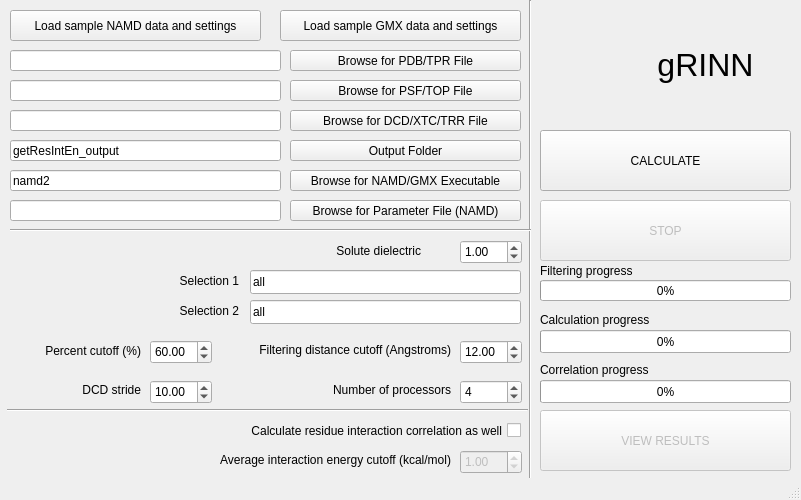
<?xml version="1.0" encoding="UTF-8"?>
<ui version="4.0">
 <class>MainWindow</class>
 <widget class="QMainWindow" name="MainWindow">
  <property name="geometry">
   <rect>
    <x>0</x>
    <y>0</y>
    <width>801</width>
    <height>500</height>
   </rect>
  </property>
  <property name="minimumSize">
   <size>
    <width>801</width>
    <height>0</height>
   </size>
  </property>
  <property name="maximumSize">
   <size>
    <width>801</width>
    <height>500</height>
   </size>
  </property>
  <property name="windowTitle">
   <string>gRINN: Get Residue Interaction Energies</string>
  </property>
  <property name="autoFillBackground">
   <bool>false</bool>
  </property>
  <widget class="QWidget" name="centralwidget">
   <widget class="QDoubleSpinBox" name="doubleSpinBox_filteringCutoff">
    <property name="geometry">
     <rect>
      <x>460</x>
      <y>340</y>
      <width>62</width>
      <height>24</height>
     </rect>
    </property>
    <property name="toolTip">
     <string>&lt;html&gt;&lt;head/&gt;&lt;body&gt;&lt;p&gt;For a residue pair to be selected for computations, their Centers of Mass must come closer than this value for at least the specified percent of the trajectory frames.&lt;/p&gt;&lt;/body&gt;&lt;/html&gt;</string>
    </property>
    <property name="value">
     <double>12.000000000000000</double>
    </property>
   </widget>
   <widget class="QLineEdit" name="lineEdit_residueGroup1">
    <property name="geometry">
     <rect>
      <x>250</x>
      <y>270</y>
      <width>271</width>
      <height>24</height>
     </rect>
    </property>
    <property name="toolTip">
     <string>&lt;html&gt;&lt;head/&gt;&lt;body&gt;&lt;p&gt;&lt;span style=&quot; font-weight:600;&quot;&gt;Selection 1 and Selection 2 &lt;/span&gt;&lt;span style=&quot; font-weight:400;&quot;&gt;define residue groups between which pairwise interaction energies will be computed. Use ProDy Atom Selection syntax. &lt;/span&gt;&lt;/p&gt;&lt;p&gt;&lt;a href=&quot;https://www.onursercinoglu.com&quot;&gt;&lt;span style=&quot; text-decoration: underline; color:#0000ff;&quot;&gt;More information is here.&lt;/span&gt;&lt;/a&gt;&lt;/p&gt;&lt;/body&gt;&lt;/html&gt;</string>
    </property>
    <property name="text">
     <string>all</string>
    </property>
   </widget>
   <widget class="QLineEdit" name="lineEdit_residueGroup2">
    <property name="geometry">
     <rect>
      <x>250</x>
      <y>300</y>
      <width>271</width>
      <height>24</height>
     </rect>
    </property>
    <property name="toolTip">
     <string>&lt;html&gt;&lt;head/&gt;&lt;body&gt;&lt;p&gt;&lt;span style=&quot; font-weight:600;&quot;&gt;Selection 1 and Selection 2 &lt;/span&gt;define residue groups between which pairwise interaction energies will be computed. Use ProDy Atom Selection syntax. &lt;/p&gt;&lt;p&gt;&lt;a href=&quot;https://www.onursercinoglu.com&quot;&gt;&lt;span style=&quot; text-decoration: underline; color:#0000ff;&quot;&gt;More information is here.&lt;/span&gt;&lt;/a&gt;&lt;/p&gt;&lt;/body&gt;&lt;/html&gt;</string>
    </property>
    <property name="text">
     <string>all</string>
    </property>
   </widget>
   <widget class="QLabel" name="label_4">
    <property name="geometry">
     <rect>
      <x>220</x>
      <y>340</y>
      <width>231</width>
      <height>20</height>
     </rect>
    </property>
    <property name="text">
     <string>Filtering distance cutoff (Angstroms)</string>
    </property>
    <property name="alignment">
     <set>Qt::AlignRight|Qt::AlignTrailing|Qt::AlignVCenter</set>
    </property>
   </widget>
   <widget class="QLabel" name="label_5">
    <property name="geometry">
     <rect>
      <x>-30</x>
      <y>340</y>
      <width>171</width>
      <height>21</height>
     </rect>
    </property>
    <property name="layoutDirection">
     <enum>Qt::RightToLeft</enum>
    </property>
    <property name="text">
     <string>Percent cutoff (%)</string>
    </property>
    <property name="alignment">
     <set>Qt::AlignRight|Qt::AlignTrailing|Qt::AlignVCenter</set>
    </property>
    <property name="wordWrap">
     <bool>true</bool>
    </property>
   </widget>
   <widget class="QDoubleSpinBox" name="doubleSpinBox_filteringPercent">
    <property name="geometry">
     <rect>
      <x>150</x>
      <y>340</y>
      <width>62</width>
      <height>24</height>
     </rect>
    </property>
    <property name="toolTip">
     <string>&lt;html&gt;&lt;head/&gt;&lt;body&gt;&lt;p&gt;For a residue pair to be selected for computations, their Centers of Mass must come closer than the filtering distance cutoff value for at least this percent of the trajectory frames.&lt;/p&gt;&lt;/body&gt;&lt;/html&gt;</string>
    </property>
    <property name="value">
     <double>60.000000000000000</double>
    </property>
   </widget>
   <widget class="QLabel" name="label_6">
    <property name="geometry">
     <rect>
      <x>-20</x>
      <y>380</y>
      <width>161</width>
      <height>20</height>
     </rect>
    </property>
    <property name="layoutDirection">
     <enum>Qt::RightToLeft</enum>
    </property>
    <property name="text">
     <string>DCD stride</string>
    </property>
    <property name="alignment">
     <set>Qt::AlignRight|Qt::AlignTrailing|Qt::AlignVCenter</set>
    </property>
   </widget>
   <widget class="QSpinBox" name="spinBox_numProcessors">
    <property name="geometry">
     <rect>
      <x>460</x>
      <y>380</y>
      <width>62</width>
      <height>24</height>
     </rect>
    </property>
    <property name="toolTip">
     <string>&lt;html&gt;&lt;head/&gt;&lt;body&gt;&lt;p&gt;Number of processors to use for the calculation.&lt;/p&gt;&lt;/body&gt;&lt;/html&gt;</string>
    </property>
    <property name="value">
     <number>4</number>
    </property>
   </widget>
   <widget class="QLabel" name="label_7">
    <property name="geometry">
     <rect>
      <x>300</x>
      <y>380</y>
      <width>151</width>
      <height>20</height>
     </rect>
    </property>
    <property name="text">
     <string>&lt;html&gt;&lt;head/&gt;&lt;body&gt;&lt;p&gt;Number of processors&lt;/p&gt;&lt;/body&gt;&lt;/html&gt;</string>
    </property>
    <property name="alignment">
     <set>Qt::AlignRight|Qt::AlignTrailing|Qt::AlignVCenter</set>
    </property>
   </widget>
   <widget class="QPushButton" name="pushButton_Calculate">
    <property name="geometry">
     <rect>
      <x>540</x>
      <y>130</y>
      <width>251</width>
      <height>61</height>
     </rect>
    </property>
    <property name="text">
     <string>CALCULATE</string>
    </property>
   </widget>
   <widget class="QProgressBar" name="progressBar_filtering">
    <property name="geometry">
     <rect>
      <x>540</x>
      <y>280</y>
      <width>251</width>
      <height>21</height>
     </rect>
    </property>
    <property name="value">
     <number>0</number>
    </property>
   </widget>
   <widget class="QProgressBar" name="progressBar_calculation">
    <property name="geometry">
     <rect>
      <x>540</x>
      <y>330</y>
      <width>251</width>
      <height>23</height>
     </rect>
    </property>
    <property name="value">
     <number>0</number>
    </property>
   </widget>
   <widget class="QPushButton" name="pushButton_Stop">
    <property name="enabled">
     <bool>false</bool>
    </property>
    <property name="geometry">
     <rect>
      <x>540</x>
      <y>200</y>
      <width>251</width>
      <height>61</height>
     </rect>
    </property>
    <property name="text">
     <string>STOP</string>
    </property>
   </widget>
   <widget class="QLabel" name="labelFiltering">
    <property name="geometry">
     <rect>
      <x>540</x>
      <y>260</y>
      <width>251</width>
      <height>21</height>
     </rect>
    </property>
    <property name="text">
     <string>Filtering progress</string>
    </property>
    <property name="alignment">
     <set>Qt::AlignLeading|Qt::AlignLeft|Qt::AlignVCenter</set>
    </property>
   </widget>
   <widget class="QLabel" name="labelCalculation">
    <property name="geometry">
     <rect>
      <x>540</x>
      <y>310</y>
      <width>251</width>
      <height>20</height>
     </rect>
    </property>
    <property name="text">
     <string>Calculation progress</string>
    </property>
    <property name="alignment">
     <set>Qt::AlignLeading|Qt::AlignLeft|Qt::AlignVCenter</set>
    </property>
   </widget>
   <widget class="Line" name="line">
    <property name="geometry">
     <rect>
      <x>520</x>
      <y>0</y>
      <width>21</width>
      <height>491</height>
     </rect>
    </property>
    <property name="orientation">
     <enum>Qt::Vertical</enum>
    </property>
   </widget>
   <widget class="QLineEdit" name="lineEdit_pdb">
    <property name="geometry">
     <rect>
      <x>10</x>
      <y>50</y>
      <width>271</width>
      <height>21</height>
     </rect>
    </property>
    <property name="text">
     <string/>
    </property>
   </widget>
   <widget class="QLineEdit" name="lineEdit_psf">
    <property name="geometry">
     <rect>
      <x>10</x>
      <y>80</y>
      <width>271</width>
      <height>21</height>
     </rect>
    </property>
    <property name="text">
     <string/>
    </property>
   </widget>
   <widget class="QLineEdit" name="lineEdit_dcd">
    <property name="geometry">
     <rect>
      <x>10</x>
      <y>110</y>
      <width>271</width>
      <height>21</height>
     </rect>
    </property>
    <property name="text">
     <string/>
    </property>
   </widget>
   <widget class="QLineEdit" name="lineEdit_outputFolder">
    <property name="geometry">
     <rect>
      <x>10</x>
      <y>140</y>
      <width>271</width>
      <height>21</height>
     </rect>
    </property>
    <property name="text">
     <string>getResIntEn_output</string>
    </property>
   </widget>
   <widget class="QLineEdit" name="lineEdit_namd2">
    <property name="geometry">
     <rect>
      <x>10</x>
      <y>170</y>
      <width>271</width>
      <height>21</height>
     </rect>
    </property>
    <property name="text">
     <string>namd2</string>
    </property>
   </widget>
   <widget class="QPushButton" name="pushButton_browsePDB">
    <property name="geometry">
     <rect>
      <x>290</x>
      <y>50</y>
      <width>231</width>
      <height>21</height>
     </rect>
    </property>
    <property name="toolTip">
     <string>&lt;html&gt;&lt;head/&gt;&lt;body&gt;&lt;p&gt;&lt;span style=&quot; font-weight:600;&quot;&gt;NAMD Users: &lt;/span&gt;&lt;span style=&quot; font-weight:400;&quot;&gt;Select the Protein Data Bank (PDB) file describing your system here.&lt;/span&gt;&lt;/p&gt;&lt;p&gt;&lt;span style=&quot; font-weight:600;&quot;&gt;Gromacs Users: &lt;/span&gt;&lt;span style=&quot; font-weight:400;&quot;&gt;Select the &amp;quot;run input file&amp;quot; (TPR) that you've used for simulation.&lt;/span&gt;&lt;/p&gt;&lt;/body&gt;&lt;/html&gt;</string>
    </property>
    <property name="toolTipDuration">
     <number>10</number>
    </property>
    <property name="text">
     <string>Browse for PDB/TPR File</string>
    </property>
   </widget>
   <widget class="QPushButton" name="pushButton_browsePSF">
    <property name="geometry">
     <rect>
      <x>290</x>
      <y>80</y>
      <width>231</width>
      <height>21</height>
     </rect>
    </property>
    <property name="toolTip">
     <string>&lt;html&gt;&lt;head/&gt;&lt;body&gt;&lt;p&gt;&lt;span style=&quot; font-weight:600;&quot;&gt;NAMD Users: &lt;/span&gt;&lt;span style=&quot; font-weight:400;&quot;&gt;Select the Protein Structure File (PSF) here.&lt;/span&gt;&lt;/p&gt;&lt;p&gt;&lt;span style=&quot; font-weight:600;&quot;&gt;Gromacs Users: &lt;/span&gt;&lt;span style=&quot; font-weight:400;&quot;&gt;Select the topology file (TOP) that you used for simulation.&lt;/span&gt;&lt;/p&gt;&lt;/body&gt;&lt;/html&gt;</string>
    </property>
    <property name="text">
     <string>Browse for PSF/TOP File</string>
    </property>
   </widget>
   <widget class="QPushButton" name="pushButton_browseDCD">
    <property name="geometry">
     <rect>
      <x>290</x>
      <y>110</y>
      <width>231</width>
      <height>21</height>
     </rect>
    </property>
    <property name="toolTip">
     <string>&lt;html&gt;&lt;head/&gt;&lt;body&gt;&lt;p&gt;&lt;span style=&quot; font-weight:600;&quot;&gt;NAMD Users: &lt;/span&gt;&lt;span style=&quot; font-weight:400;&quot;&gt;Select the DCD file containing your simulation trajectory here.&lt;/span&gt;&lt;/p&gt;&lt;p&gt;&lt;span style=&quot; font-weight:600;&quot;&gt;Gromacs Users: &lt;/span&gt;&lt;span style=&quot; font-weight:400;&quot;&gt;Select the XTC or TRR file containing your simulation trajectory here.&lt;/span&gt;&lt;/p&gt;&lt;/body&gt;&lt;/html&gt;</string>
    </property>
    <property name="text">
     <string>Browse for DCD/XTC/TRR File</string>
    </property>
   </widget>
   <widget class="QPushButton" name="pushButton_browseOutputFolder">
    <property name="geometry">
     <rect>
      <x>290</x>
      <y>140</y>
      <width>231</width>
      <height>21</height>
     </rect>
    </property>
    <property name="toolTip">
     <string>&lt;html&gt;&lt;head/&gt;&lt;body&gt;&lt;p&gt;This is the full path to the folder where you wish to store calculation results. &lt;/p&gt;&lt;p&gt;The path must not exist prior to calculation; it is going to be created by gRINN.&lt;/p&gt;&lt;/body&gt;&lt;/html&gt;</string>
    </property>
    <property name="text">
     <string>Output Folder</string>
    </property>
   </widget>
   <widget class="QPushButton" name="pushButton_BrowseNAMD">
    <property name="geometry">
     <rect>
      <x>290</x>
      <y>170</y>
      <width>231</width>
      <height>21</height>
     </rect>
    </property>
    <property name="toolTip">
     <string>&lt;html&gt;&lt;head/&gt;&lt;body&gt;&lt;p&gt;Select the full path to the NAMD or GMX executable here.&lt;/p&gt;&lt;p&gt;Leave it empty if &lt;span style=&quot; font-weight:600;&quot;&gt;namd2 &lt;/span&gt;&lt;span style=&quot; font-weight:400;&quot;&gt;or &lt;/span&gt;&lt;span style=&quot; font-weight:600;&quot;&gt;gmx &lt;/span&gt;&lt;span style=&quot; font-weight:400;&quot;&gt;is already in the executable search path of your system.&lt;/span&gt;&lt;/p&gt;&lt;/body&gt;&lt;/html&gt;</string>
    </property>
    <property name="text">
     <string>Browse for NAMD/GMX Executable</string>
    </property>
   </widget>
   <widget class="QCheckBox" name="checkBox_interactionCorrelation">
    <property name="geometry">
     <rect>
      <x>190</x>
      <y>420</y>
      <width>331</width>
      <height>21</height>
     </rect>
    </property>
    <property name="layoutDirection">
     <enum>Qt::RightToLeft</enum>
    </property>
    <property name="text">
     <string>Calculate residue interaction correlation as well</string>
    </property>
   </widget>
   <widget class="QPushButton" name="pushButton_BrowseParameterFile">
    <property name="geometry">
     <rect>
      <x>290</x>
      <y>200</y>
      <width>231</width>
      <height>21</height>
     </rect>
    </property>
    <property name="text">
     <string>Browse for Parameter File (NAMD)</string>
    </property>
   </widget>
   <widget class="QLineEdit" name="lineEdit_parameterFile">
    <property name="geometry">
     <rect>
      <x>10</x>
      <y>200</y>
      <width>271</width>
      <height>21</height>
     </rect>
    </property>
    <property name="text">
     <string/>
    </property>
   </widget>
   <widget class="Line" name="line_2">
    <property name="geometry">
     <rect>
      <x>7</x>
      <y>400</y>
      <width>521</width>
      <height>20</height>
     </rect>
    </property>
    <property name="orientation">
     <enum>Qt::Horizontal</enum>
    </property>
   </widget>
   <widget class="QDoubleSpinBox" name="doubleSpinBox_AverageIntEnCutoff">
    <property name="enabled">
     <bool>false</bool>
    </property>
    <property name="geometry">
     <rect>
      <x>460</x>
      <y>450</y>
      <width>62</width>
      <height>24</height>
     </rect>
    </property>
    <property name="decimals">
     <number>2</number>
    </property>
    <property name="maximum">
     <double>100.000000000000000</double>
    </property>
    <property name="singleStep">
     <double>0.010000000000000</double>
    </property>
    <property name="value">
     <double>1.000000000000000</double>
    </property>
   </widget>
   <widget class="QLabel" name="label_PearsonCorrCutoff">
    <property name="geometry">
     <rect>
      <x>170</x>
      <y>450</y>
      <width>281</width>
      <height>20</height>
     </rect>
    </property>
    <property name="text">
     <string>Average interaction energy cutoff (kcal/mol)</string>
    </property>
    <property name="alignment">
     <set>Qt::AlignRight|Qt::AlignTrailing|Qt::AlignVCenter</set>
    </property>
   </widget>
   <widget class="QLabel" name="labelCorrelation">
    <property name="geometry">
     <rect>
      <x>540</x>
      <y>360</y>
      <width>251</width>
      <height>20</height>
     </rect>
    </property>
    <property name="text">
     <string>Correlation progress</string>
    </property>
    <property name="alignment">
     <set>Qt::AlignLeading|Qt::AlignLeft|Qt::AlignVCenter</set>
    </property>
   </widget>
   <widget class="QProgressBar" name="progressBar_correlation">
    <property name="geometry">
     <rect>
      <x>540</x>
      <y>380</y>
      <width>251</width>
      <height>23</height>
     </rect>
    </property>
    <property name="value">
     <number>0</number>
    </property>
   </widget>
   <widget class="QDoubleSpinBox" name="doubleSpinBox_dcdStride">
    <property name="geometry">
     <rect>
      <x>150</x>
      <y>380</y>
      <width>62</width>
      <height>24</height>
     </rect>
    </property>
    <property name="toolTip">
     <string>&lt;html&gt;&lt;head/&gt;&lt;body&gt;&lt;p&gt;If specified, a stride will be applied to the DCD frames, i.e. only 1 out of this many frames will be included in the calculation.&lt;/p&gt;&lt;/body&gt;&lt;/html&gt;</string>
    </property>
    <property name="maximum">
     <double>100000.000000000000000</double>
    </property>
    <property name="value">
     <double>10.000000000000000</double>
    </property>
   </widget>
   <widget class="QLabel" name="label">
    <property name="geometry">
     <rect>
      <x>130</x>
      <y>270</y>
      <width>109</width>
      <height>21</height>
     </rect>
    </property>
    <property name="text">
     <string>Selection 1</string>
    </property>
    <property name="alignment">
     <set>Qt::AlignRight|Qt::AlignTrailing|Qt::AlignVCenter</set>
    </property>
   </widget>
   <widget class="QLabel" name="label_2">
    <property name="geometry">
     <rect>
      <x>130</x>
      <y>300</y>
      <width>109</width>
      <height>21</height>
     </rect>
    </property>
    <property name="text">
     <string>Selection 2</string>
    </property>
    <property name="alignment">
     <set>Qt::AlignRight|Qt::AlignTrailing|Qt::AlignVCenter</set>
    </property>
   </widget>
   <widget class="QPushButton" name="pushButton_viewResults">
    <property name="enabled">
     <bool>false</bool>
    </property>
    <property name="geometry">
     <rect>
      <x>540</x>
      <y>410</y>
      <width>251</width>
      <height>61</height>
     </rect>
    </property>
    <property name="text">
     <string>VIEW RESULTS</string>
    </property>
   </widget>
   <widget class="Line" name="line_3">
    <property name="geometry">
     <rect>
      <x>10</x>
      <y>220</y>
      <width>521</width>
      <height>20</height>
     </rect>
    </property>
    <property name="orientation">
     <enum>Qt::Horizontal</enum>
    </property>
   </widget>
   <widget class="QLabel" name="label_8">
    <property name="geometry">
     <rect>
      <x>220</x>
      <y>240</y>
      <width>201</width>
      <height>21</height>
     </rect>
    </property>
    <property name="text">
     <string>Solute dielectric</string>
    </property>
    <property name="alignment">
     <set>Qt::AlignRight|Qt::AlignTrailing|Qt::AlignVCenter</set>
    </property>
   </widget>
   <widget class="QDoubleSpinBox" name="doubleSpinBox_soluteDielectric">
    <property name="enabled">
     <bool>true</bool>
    </property>
    <property name="geometry">
     <rect>
      <x>460</x>
      <y>240</y>
      <width>62</width>
      <height>24</height>
     </rect>
    </property>
    <property name="maximum">
     <double>80.000000000000000</double>
    </property>
    <property name="value">
     <double>1.000000000000000</double>
    </property>
   </widget>
   <widget class="QLabel" name="label_3">
    <property name="geometry">
     <rect>
      <x>540</x>
      <y>30</y>
      <width>71</width>
      <height>71</height>
     </rect>
    </property>
    <property name="text">
     <string/>
    </property>
    <property name="pixmap">
     <pixmap>clover.ico</pixmap>
    </property>
    <property name="scaledContents">
     <bool>true</bool>
    </property>
   </widget>
   <widget class="QLabel" name="label_9">
    <property name="geometry">
     <rect>
      <x>620</x>
      <y>30</y>
      <width>171</width>
      <height>71</height>
     </rect>
    </property>
    <property name="font">
     <font>
      <pointsize>36</pointsize>
     </font>
    </property>
    <property name="acceptDrops">
     <bool>true</bool>
    </property>
    <property name="text">
     <string>&lt;html&gt;&lt;head/&gt;&lt;body&gt;&lt;p&gt;&lt;span style=&quot; font-size:24pt;&quot;&gt;gRINN&lt;/span&gt;&lt;/p&gt;&lt;/body&gt;&lt;/html&gt;</string>
    </property>
    <property name="textFormat">
     <enum>Qt::RichText</enum>
    </property>
    <property name="alignment">
     <set>Qt::AlignCenter</set>
    </property>
    <property name="wordWrap">
     <bool>true</bool>
    </property>
   </widget>
   <widget class="QPushButton" name="pushButton_loadSampleNAMDdata">
    <property name="geometry">
     <rect>
      <x>10</x>
      <y>10</y>
      <width>251</width>
      <height>31</height>
     </rect>
    </property>
    <property name="toolTip">
     <string>&lt;html&gt;&lt;head/&gt;&lt;body&gt;&lt;p&gt;&lt;span style=&quot; font-weight:600;&quot;&gt;NAMD Users: &lt;/span&gt;&lt;span style=&quot; font-weight:400;&quot;&gt;Select the Protein Data Bank (PDB) file describing your system here.&lt;/span&gt;&lt;/p&gt;&lt;p&gt;&lt;span style=&quot; font-weight:600;&quot;&gt;Gromacs Users: &lt;/span&gt;&lt;span style=&quot; font-weight:400;&quot;&gt;Select the &amp;quot;run input file&amp;quot; (TPR) that you've used for simulation.&lt;/span&gt;&lt;/p&gt;&lt;/body&gt;&lt;/html&gt;</string>
    </property>
    <property name="toolTipDuration">
     <number>10</number>
    </property>
    <property name="text">
     <string>Load sample NAMD data and settings</string>
    </property>
   </widget>
   <widget class="QPushButton" name="pushButton_loadSampleGMXdata">
    <property name="geometry">
     <rect>
      <x>280</x>
      <y>10</y>
      <width>241</width>
      <height>31</height>
     </rect>
    </property>
    <property name="toolTip">
     <string>&lt;html&gt;&lt;head/&gt;&lt;body&gt;&lt;p&gt;&lt;span style=&quot; font-weight:600;&quot;&gt;NAMD Users: &lt;/span&gt;&lt;span style=&quot; font-weight:400;&quot;&gt;Select the Protein Data Bank (PDB) file describing your system here.&lt;/span&gt;&lt;/p&gt;&lt;p&gt;&lt;span style=&quot; font-weight:600;&quot;&gt;Gromacs Users: &lt;/span&gt;&lt;span style=&quot; font-weight:400;&quot;&gt;Select the &amp;quot;run input file&amp;quot; (TPR) that you've used for simulation.&lt;/span&gt;&lt;/p&gt;&lt;/body&gt;&lt;/html&gt;</string>
    </property>
    <property name="toolTipDuration">
     <number>10</number>
    </property>
    <property name="text">
     <string>Load sample GMX data and settings</string>
    </property>
   </widget>
  </widget>
  <widget class="QStatusBar" name="statusbar"/>
 </widget>
 <resources/>
 <connections/>
</ui>
